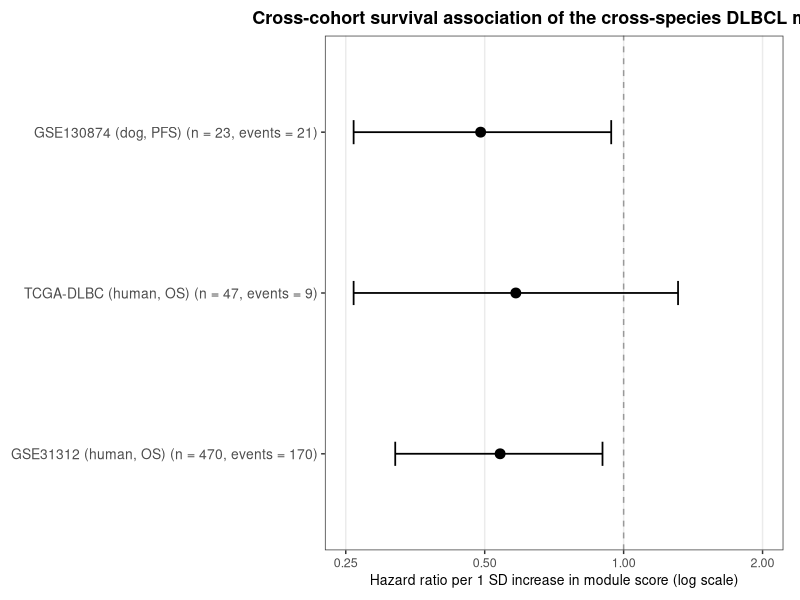
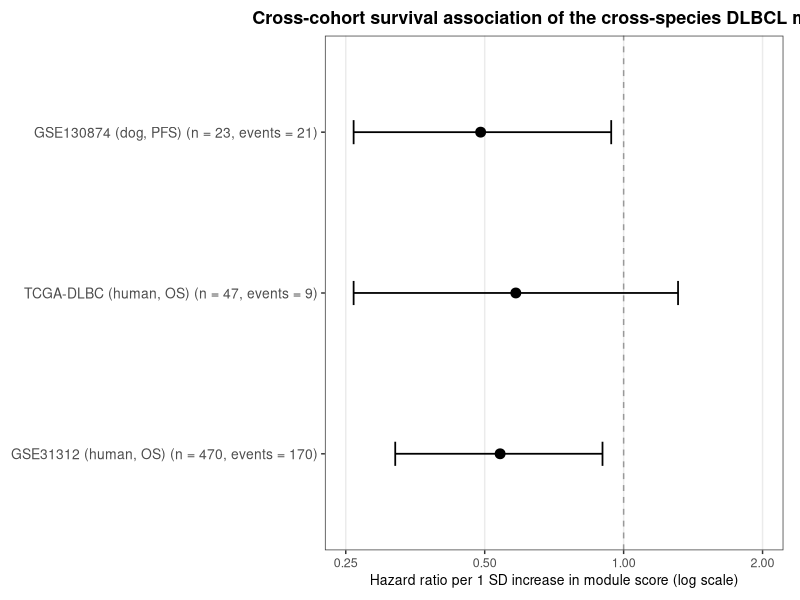

Here is the R script that generated these plots, in order:
## 35_phase9D_crossCohort_survival_forest.R
## Fig 6E – Cross-cohort survival association of the cross-species DLBCL module

message("=== Phase 9D: Cross-cohort survival forest plot (Fig 6E) ===")

required_pkgs <- c("tibble", "dplyr", "ggplot2")

for (pkg in required_pkgs) {
  if (!requireNamespace(pkg, quietly = TRUE)) {
    stop(
      "Package '", pkg, "' is required but not installed.\n",
      "Please run: install.packages(c(",
      paste(sprintf('\"%s\"', required_pkgs), collapse = ", "),
      ")) و دوباره اسکریپت را اجرا کن."
    )
  }
}

suppressPackageStartupMessages({
  library(tibble)
  library(dplyr)
  library(ggplot2)
})

## ------------------------------------------------------------------
## 1. paths
## ------------------------------------------------------------------
project_root <- normalizePath(file.path(".."),
                              winslash = "/",
                              mustWork = TRUE)
message("Project root: ", project_root)

fig_dir <- file.path(project_root, "results", "figures")
if (!dir.exists(fig_dir)) {
  dir.create(fig_dir, recursive = TRUE)
  message("Created figures directory:\n  ", fig_dir)
}

## ------------------------------------------------------------------
## 2. Cross-cohort summary (numbers از اسکریپتهای بقا)
##    TCGA:   12_phase4E_TCGA_survival_analysis.R
##    GSE130874: 34_phase8A_GSE130874_PFS_analysis.R
##    GSE31312:  39_phase9C_GSE31312_OS_analysis_alt_from_pdf.R
## ------------------------------------------------------------------

forest_df <- tibble::tribble(
  ~cohort_label,                                             ~HR,   ~lower95, ~upper95, ~n,   ~events, ~species, ~endpoint,
  "GSE31312 (human, OS) (n = 470, events = 170)",            0.54,  0.32,     0.90,     470L, 170L,    "human",  "OS",
  "TCGA-DLBC (human, OS) (n = 47, events = 9)",              0.584, 0.26,     1.312,    47L,  9L,      "human",  "OS",
  "GSE130874 (dog, PFS) (n = 23, events = 21)",              0.49,  0.26,     0.94,     23L,  21L,     "dog",    "PFS"
)

## ترتیب: اول human، بعد dog
forest_df <- forest_df %>%
  dplyr::mutate(
    cohort_label = factor(
      cohort_label,
      levels = c(
        "GSE31312 (human, OS) (n = 470, events = 170)",
        "TCGA-DLBC (human, OS) (n = 47, events = 9)",
        "GSE130874 (dog, PFS) (n = 23, events = 21)"
      )
    )
  )

## ------------------------------------------------------------------
## 3. Plot
## ------------------------------------------------------------------
message("Building forest plot ...")

p <- ggplot(forest_df,
            aes(x = HR, y = cohort_label)) +
  geom_vline(xintercept = 1, linetype = "dashed", color = "grey60") +
  geom_errorbarh(aes(xmin = lower95, xmax = upper95),
                 height = 0.15, linewidth = 0.6) +
  geom_point(size = 3) +
  scale_x_log10(
    name   = "Hazard ratio per 1 SD increase in module score (log scale)",
    limits = c(0.25, 2),
    breaks = c(0.25, 0.5, 1, 2),
    minor_breaks = NULL
  ) +
  labs(
    title = "Cross-cohort survival association of the cross-species DLBCL module",
    y     = NULL
  ) +
  theme_bw(base_size = 11) +
  theme(
    plot.title   = element_text(face = "bold", size = 13, hjust = 0.5),
    axis.text.y  = element_text(size = 10),
    axis.text.x  = element_text(size = 9),
    axis.title.x = element_text(size = 10),
    panel.grid.minor = element_blank(),
    panel.grid.major.y = element_blank(),
    plot.margin = margin(t = 8, r = 12, b = 8, l = 8)
  )

out_png <- file.path(fig_dir, "Fig6E_crossCohort_survival_forest.png")
out_pdf <- file.path(fig_dir, "Fig6E_crossCohort_survival_forest.pdf")

ggsave(out_png, p, width = 7.2, height = 3.4, dpi = 400)
ggsave(out_pdf, p, width = 7.2, height = 3.4)

message("Saved forest plot to:")
message("  ", out_png)
message("  ", out_pdf)
message("=== Phase 9D completed successfully. ===")
